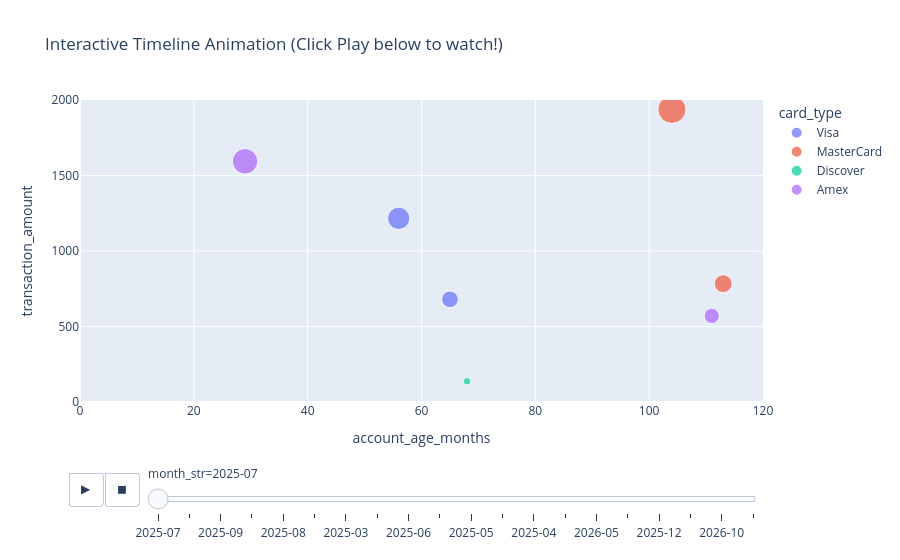

Notebook source saved alongside this figure:
### Markdown cell above
### 🔹 🔹 Animated Timeline Slider: `animation_frame`
Demonstrates how to use `🔹 Animated Timeline Slider: `animation_frame`` in Python. Saving and loading data properly ensures results are persistent, shareable across teams, and ready for downstream analysis. **Tip:** Ensure your column is converted to datetime with `pd.to_datetime()` before calling `.dt` properties like `.dt.year` or `.dt.day_name()`.

**Syntax:** `sample_anim = df.head(150).copy()`

### Code cell
sample_anim = df.head(150).copy()
sample_anim['month_str'] = sample_anim['transaction_date'].dt.strftime('%Y-%m')

fig = px.scatter(
    sample_anim, 
    x='account_age_months', 
    y='transaction_amount', 
    animation_frame='month_str', 
    color='card_type', 
    size='transaction_amount', 
    range_x=[0, 120], 
    range_y=[0, 2000], 
    title='Interactive Timeline Animation (Click Play below to watch!)'
)
fig.show()

### Figure 1 — Plotly figure (JSON) as saved in the notebook; plotly's stock layout.template omitted (floating-point values rounded to 4 significant figures)
{"data": [{"hovertemplate": "card_type=Visa<br>month_str=2025-07<br>account_age_months=%{x}<br>transaction_amount=%{marker.size}<extra></extra>", "legendgroup": "Visa", "marker": {"color": "#636efa", "size": [1216.0, 679.9], "sizemode": "area", "sizeref": 4.898, "symbol": "circle"}, "mode": "markers", "name": "Visa", "orientation": "v", "showlegend": true, "type": "scatter", "x": [56, 65], "xaxis": "x", "y": [1216.0, 679.9], "yaxis": "y"}, {"hovertemplate": "card_type=MasterCard<br>month_str=2025-07<br>account_age_months=%{x}<br>transaction_amount=%{marker.size}<extra></extra>", "legendgroup": "MasterCard", "marker": {"color": "#EF553B", "size": [783.5, 1938.0], "sizemode": "area", "sizeref": 4.898, "symbol": "circle"}, "mode": "markers", "name": "MasterCard", "orientation": "v", "showlegend": true, "type": "scatter", "x": [113, 104], "xaxis": "x", "y": [783.5, 1938.0], "yaxis": "y"}, {"hovertemplate": "card_type=Discover<br>month_str=2025-07<br>account_age_months=%{x}<br>transaction_amount=%{marker.size}<extra></extra>", "legendgroup": "Discover", "marker": {"color": "#00cc96", "size": [136.7], "sizemode": "area", "sizeref": 4.898, "symbol": "circle"}, "mode": "markers", "name": "Discover", "orientation": "v", "showlegend": true, "type": "scatter", "x": [68], "xaxis": "x", "y": [136.7], "yaxis": "y"}, {"hovertemplate": "card_type=Amex<br>month_str=2025-07<br>account_age_months=%{x}<br>transaction_amount=%{marker.size}<extra></extra>", "legendgroup": "Amex", "marker": {"color": "#ab63fa", "size": [1594.0, 570.0], "sizemode": "area", "sizeref": 4.898, "symbol": "circle"}, "mode": "markers", "name": "Amex", "orientation": "v", "showlegend": true, "type": "scatter", "x": [29, 111], "xaxis": "x", "y": [1594.0, 570.0], "yaxis": "y"}], "layout": {"legend": {"itemsizing": "constant", "title": {"text": "card_type"}, "tracegroupgap": 0}, "sliders": [{"active": 0, "currentvalue": {"prefix": "month_str="}, "len": 0.9, "pad": {"b": 10, "t": 60}, "steps": [{"args": [["2025-07"], {"frame": {"duration": 0, "redraw": false}, "fromcurrent": true, "mode": "immediate", "transition": {"duration": 0, "easing": "linear"}}], "label": "2025-07", "method": "animate"}, {"args": [["2025-10"], {"frame": {"duration": 0, "redraw": false}, "fromcurrent": true, "mode": "immediate", "transition": {"duration": 0, "easing": "linear"}}], "label": "2025-10", "method": "animate"}, {"args": [["2025-09"], {"frame": {"duration": 0, "redraw": false}, "fromcurrent": true, "mode": "immediate", "transition": {"duration": 0, "easing": "linear"}}], "label": "2025-09", "method": "animate"}, {"args": [["2026-04"], {"frame": {"duration": 0, "redraw": false}, "fromcurrent": true, "mode": "immediate", "transition": {"duration": 0, "easing": "linear"}}], "label": "2026-04", "method": "animate"}, {"args": [["2025-08"], {"frame": {"duration": 0, "redraw": false}, "fromcurrent": true, "mode": "immediate", "transition": {"duration": 0, "easing": "linear"}}], "label": "2025-08", "method": "animate"}, {"args": [["2026-06"], {"frame": {"duration": 0, "redraw": false}, "fromcurrent": true, "mode": "immediate", "transition": {"duration": 0, "easing": "linear"}}], "label": "2026-06", "method": "animate"}, {"args": [["2025-03"], {"frame": {"duration": 0, "redraw": false}, "fromcurrent": true, "mode": "immediate", "transition": {"duration": 0, "easing": "linear"}}], "label": "2025-03", "method": "animate"}, {"args": [["2025-01"], {"frame": {"duration": 0, "redraw": false}, "fromcurrent": true, "mode": "immediate", "transition": {"duration": 0, "easing": "linear"}}], "label": "2025-01", "method": "animate"}, {"args": [["2025-06"], {"frame": {"duration": 0, "redraw": false}, "fromcurrent": true, "mode": "immediate", "transition": {"duration": 0, "easing": "linear"}}], "label": "2025-06", "method": "animate"}, {"args": [["2026-03"], {"frame": {"duration": 0, "redraw": false}, "fromcurrent": true, "mode": "immediate", "transition": {"duration": 0, "easing": "linear"}}], "label": "2026-03", "method": "animate"}, {"args": [["2025-05"], {"frame": {"duration": 0, "redraw": false}, "fromcurrent": true, "mode": "immediate", "transition": {"duration": 0, "easing": "linear"}}], "label": "2025-05", "method": "animate"}, {"args": [["2026-01"], {"frame": {"duration": 0, "redraw": false}, "fromcurrent": true, "mode": "immediate", "transition": {"duration": 0, "easing": "linear"}}], "label": "2026-01", "method": "animate"}, {"args": [["2025-04"], {"frame": {"duration": 0, "redraw": false}, "fromcurrent": true, "mode": "immediate", "transition": {"duration": 0, "easing": "linear"}}], "label": "2025-04", "method": "animate"}, {"args": [["2025-11"], {"frame": {"duration": 0, "redraw": false}, "fromcurrent": true, "mode": "immediate", "transition": {"duration": 0, "easing": "linear"}}], "label": "2025-11", "method": "animate"}, {"args": [["2026-05"], {"frame": {"duration": 0, "redraw": false}, "fromcurrent": true, "mode": "immediate", "transition": {"duration": 0, "easing": "linear"}}], "label": "2026-05", "method": "animate"}, {"args": [["2026-02"], {"frame": {"duration": 0, "redraw": false}, "fromcurrent": true, "mode": "immediate", "transition": {"duration": 0, "easing": "linear"}}], "label": "2026-02", "method": "animate"}, {"args": [["2025-12"], {"frame": {"duration": 0, "redraw": false}, "fromcurrent": true, "mode": "immediate", "transition": {"duration": 0, "easing": "linear"}}], "label": "2025-12", "method": "animate"}, {"args": [["2025-02"], {"frame": {"duration": 0, "redraw": false}, "fromcurrent": true, "mode": "immediate", "transition": {"duration": 0, "easing": "linear"}}], "label": "2025-02", "method": "animate"}, {"args": [["2026-10"], {"frame": {"duration": 0, "redraw": false}, "fromcurrent": true, "mode": "immediate", "transition": {"duration": 0, "easing": "linear"}}], "label": "2026-10", "method": "animate"}, {"args": [["2026-12"], {"frame": {"duration": 0, "redraw": false}, "fromcurrent": true, "mode": "immediate", "transition": {"duration": 0, "easing": "linear"}}], "label": "2026-12", "method": "animate"}], "x": 0.1, "xanchor": "left", "y": 0, "yanchor": "top"}], "title": {"text": "Interactive Timeline Animation (Click Play below to watch!)"}, "updatemenus": [{"buttons": [{"args": [null, {"frame": {"duration": 500, "redraw": false}, "fromcurrent": true, "mode": "immediate", "transition": {"duration": 500, "easing": "linear"}}], "label": "&#9654;", "method": "animate"}, {"args": [[null], {"frame": {"duration": 0, "redraw": false}, "fromcurrent": true, "mode": "immediate", "transition": {"duration": 0, "easing": "linear"}}], "label": "&#9724;", "method": "animate"}], "direction": "left", "pad": {"r": 10, "t": 70}, "showactive": false, "type": "buttons", "x": 0.1, "xanchor": "right", "y": 0, "yanchor": "top"}], "xaxis": {"anchor": "y", "domain": [0.0, 1.0], "range": [0, 120], "title": {"text": "account_age_months"}}, "yaxis": {"anchor": "x", "domain": [0.0, 1.0], "range": [0, 2000], "title": {"text": "transaction_amount"}}}}
